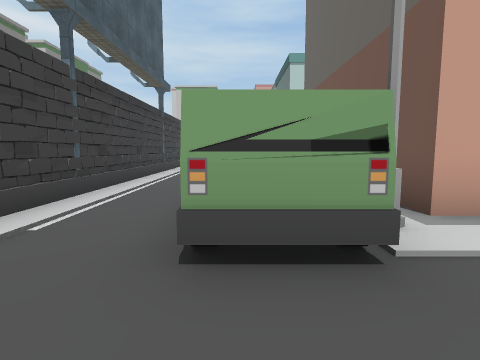
View 1 (above)

20 first-person views from a walk through a Unity game level. The camera is 1.5 m above the floor, tilts 6° down and sees 80° across. Doors are open. The floor is counted in squares, 2 m on a side. Each view is taken from the middle of a square. On the plan, view 1 faces up. The plan holds only what a view shows up to about 10 squares ahead; the rest is blank. The place goes on beyond the plan. The player character is not drawn. Some animated figures are left out. Some surface patterns are stand-ins.

View 2
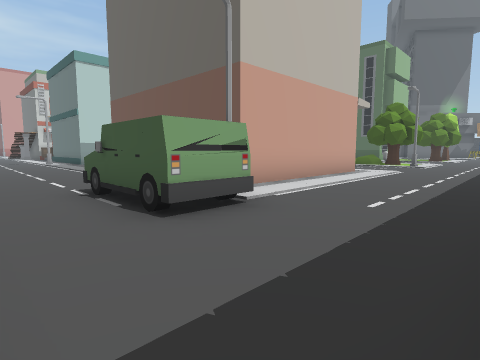

View 3
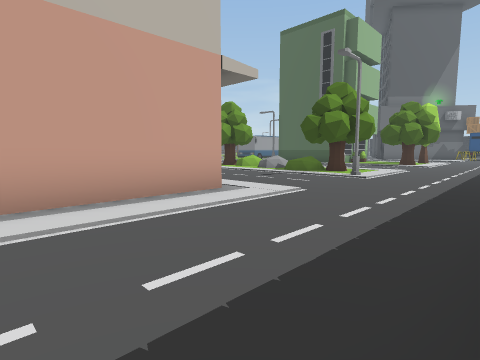

View 4
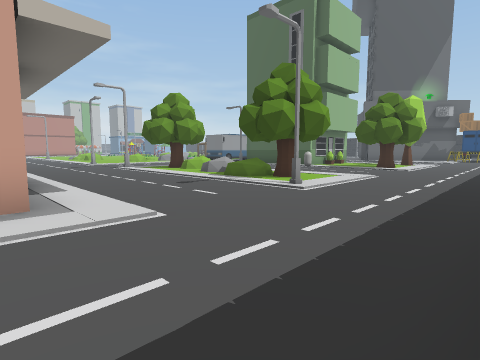

View 5
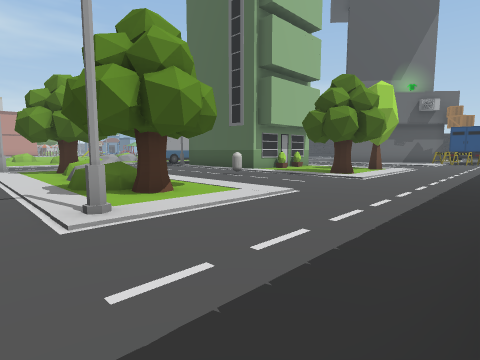

View 6
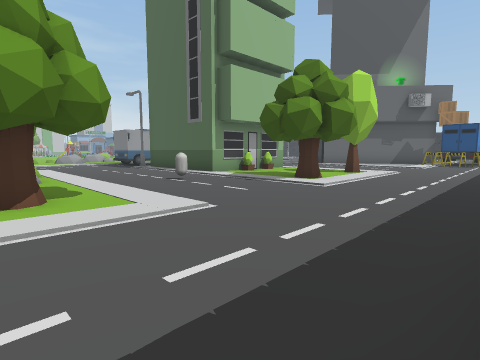

View 7
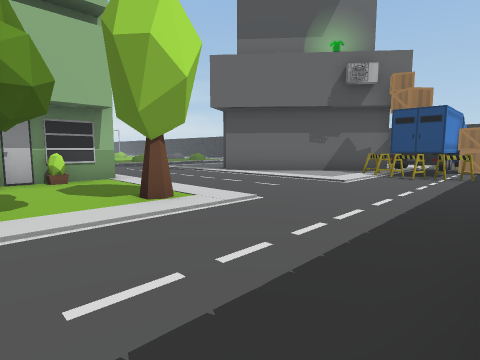

View 8
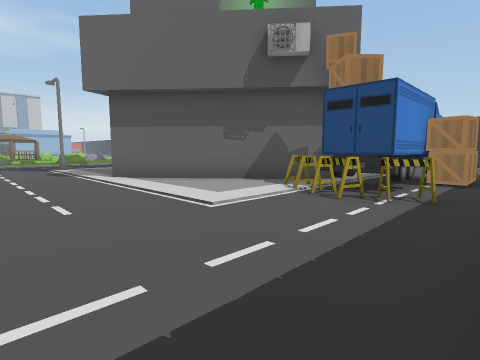

View 9
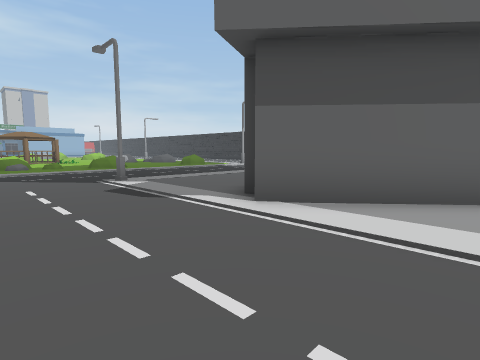

View 10
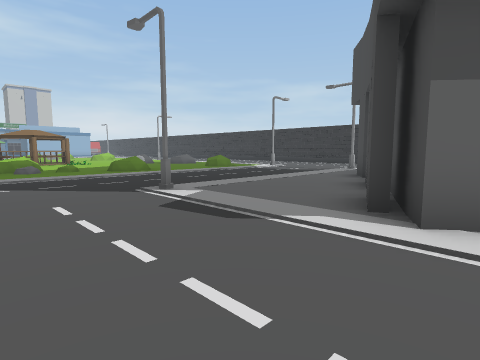

View 11
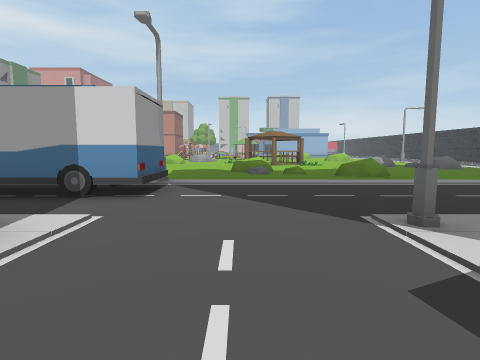

View 12
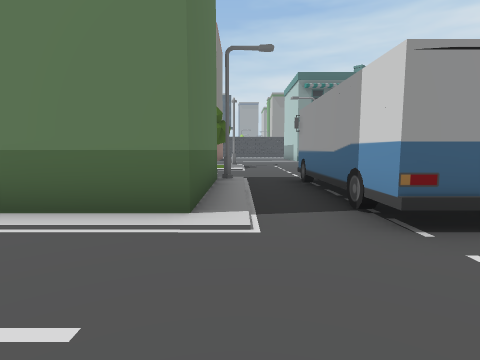

View 13
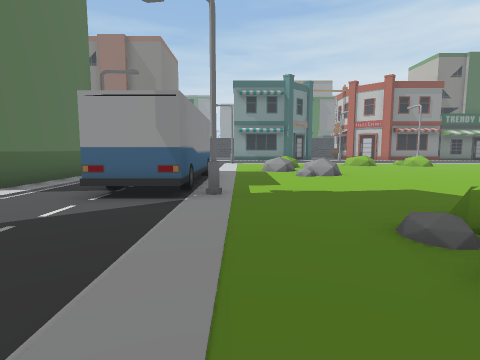

View 14
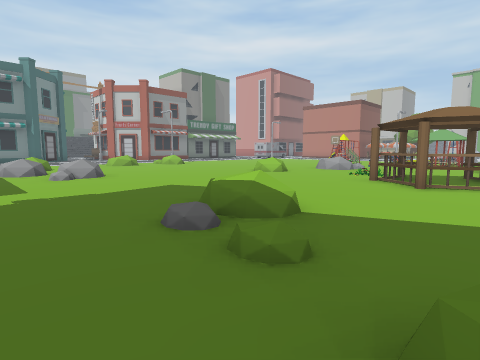

View 15
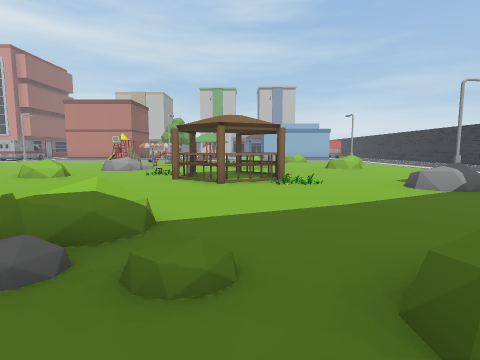

View 16
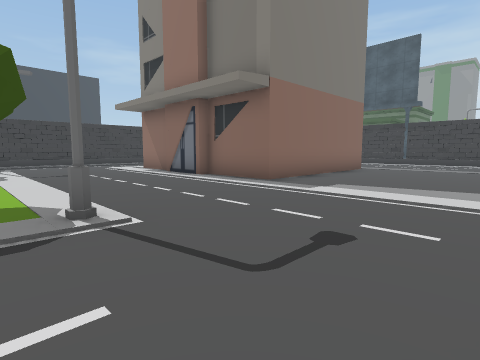

View 17
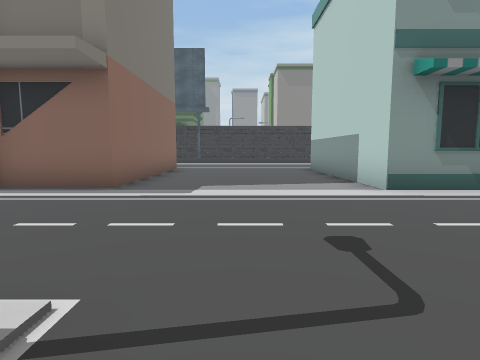

View 18
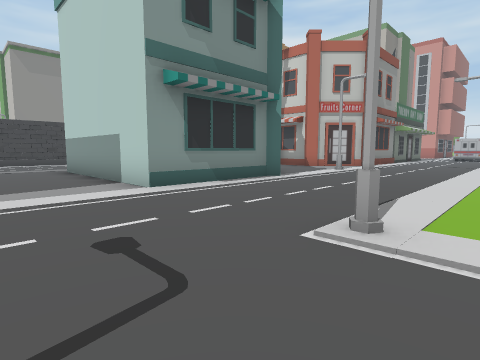

View 19
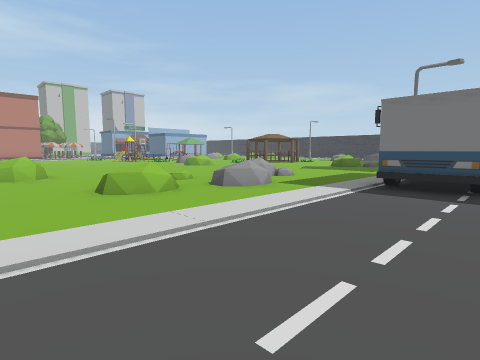

View 20
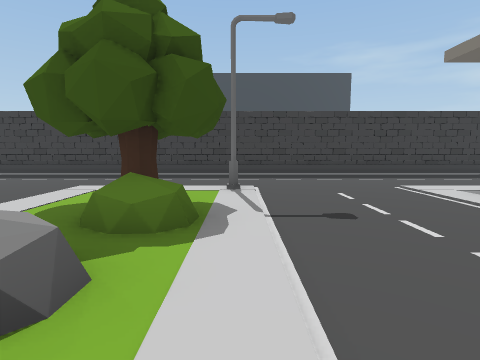

### Floor plan
Key: @ floor where view 1 was taken; # wall or solid block; . main floor; : floor 0.5 m higher than the main floor; / step, stairs or slope; = window, fence, low wall or low ledge; ^ raised ledge; O other object.
Columns run from 3 left of view 1 to 32 right of it. Each row starts with its distance up from view 1.
 26                              ..
 25                O         ..O... ....
 24               .. O       ....###....
 23              ... OO.   .OO..O^=^....
 22            O ...  ...........^^#...
 21            ..... O.. ..........OO.O
 20            ..... O.. .............O
 19            ..... ..  ..............
 18            O.... .. :.O.....OO......
 17            O......OOO/O.....OO......
 16            O........OO.........OO..
 15      .OOOOOO...O..........O........
 14     ..................OOOOO.......
 13     ..................OOOOO........
 12     ................................
 11   .............O. ....O.......O.....
 10 #................ ..  OOOOO.........
  9 #....OOOOOO......O...     O........#
  8 #....O    O......O....O   O......#
  7 #... O    OO....OO....O  OO...####
  6 #... O     O.....O.....OO......##
  5 #... O    O.....O...O...........#
  4  ..O O    O.....O...............##
  3 #..OO.OOOOO............O.O.......##
  2  ..OO..........O................OOO
  1  ..............................OOOOO
  0  ..@............................O.OO
 -1  .................................
 -2        =================

Where each view was taken, in squares from view 1:
view 1: 0 up, 0 right, facing up
view 2: 1 down, 2 left, facing up-right
view 3: 1 down, 4 right, facing up-right
view 4: 1 down, 7 right, facing up-right
view 5: 1 down, 11 right, facing up-right
view 6: 1 down, 13 right, facing up-right
view 7: 1 down, 20 right, facing up-right
view 8: 1 down, 24 right, facing up-right
view 9: 4 up, 24 right, facing up-right
view 10: 6 up, 24 right, facing up-right
view 11: 8 up, 25 right, facing up
view 12: 11 up, 26 right, facing left
view 13: 15 up, 28 right, facing left
view 14: 15 up, 28 right, facing up-left
view 15: 15 up, 27 right, facing up
view 16: 14 up, 13 right, facing down-left
view 17: 12 up, 13 right, facing left
view 18: 12 up, 13 right, facing up-left
view 19: 12 up, 13 right, facing up-right
view 20: 8 up, 12 right, facing down
